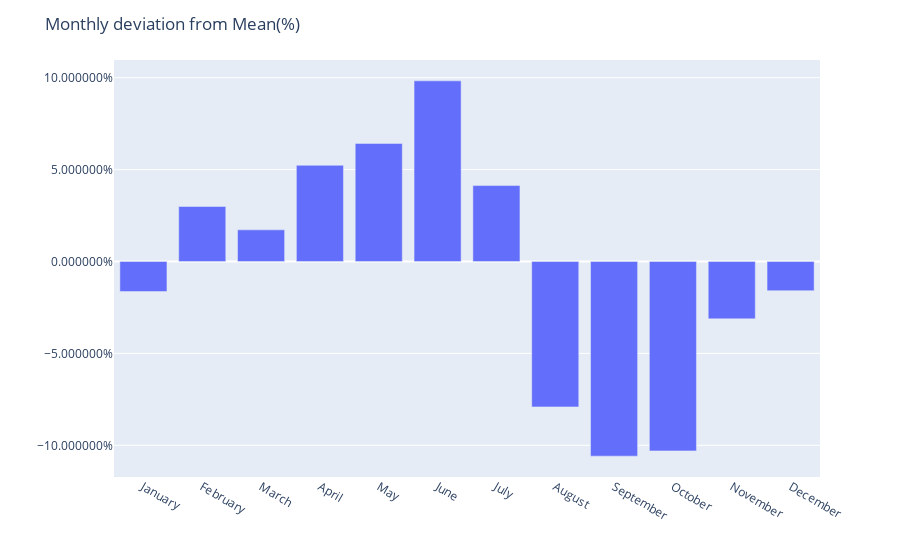

Here is the notebook cell this chart was saved with:
### Code cell
fig = px.bar(monthly_mean_diff)

fig.update_layout(
    yaxis_title="", 
    yaxis_tickformat = '%',
    xaxis_title="",
    title="Monthly deviation from Mean(%)",
    showlegend=False,
)
fig.show()

### Figure 1 — Plotly figure (JSON) as saved in the notebook; plotly's stock layout.template omitted (floating-point values rounded to 4 significant figures)
{"data": [{"alignmentgroup": "True", "hovertemplate": "variable=Adj Close<br>index=%{x}<br>value=%{y}<extra></extra>", "legendgroup": "Adj Close", "marker": {"color": "#636efa", "pattern": {"shape": ""}}, "name": "Adj Close", "offsetgroup": "Adj Close", "orientation": "v", "showlegend": true, "textposition": "auto", "type": "bar", "x": ["January", "February", "March", "April", "May", "June", "July", "August", "September", "October", "November", "December"], "xaxis": "x", "y": [-0.01633, 0.02995, 0.01722, 0.05235, 0.06425, 0.09829, 0.04132, -0.0791, -0.1059, -0.103, -0.0312, -0.01587], "yaxis": "y"}], "layout": {"barmode": "relative", "legend": {"title": {"text": "variable"}, "tracegroupgap": 0}, "margin": {"t": 60}, "showlegend": false, "title": {"text": "Monthly deviation from Mean(%)"}, "xaxis": {"anchor": "y", "domain": [0, 1], "title": {"text": ""}}, "yaxis": {"anchor": "x", "domain": [0, 1], "tickformat": "%", "title": {"text": ""}}}}
